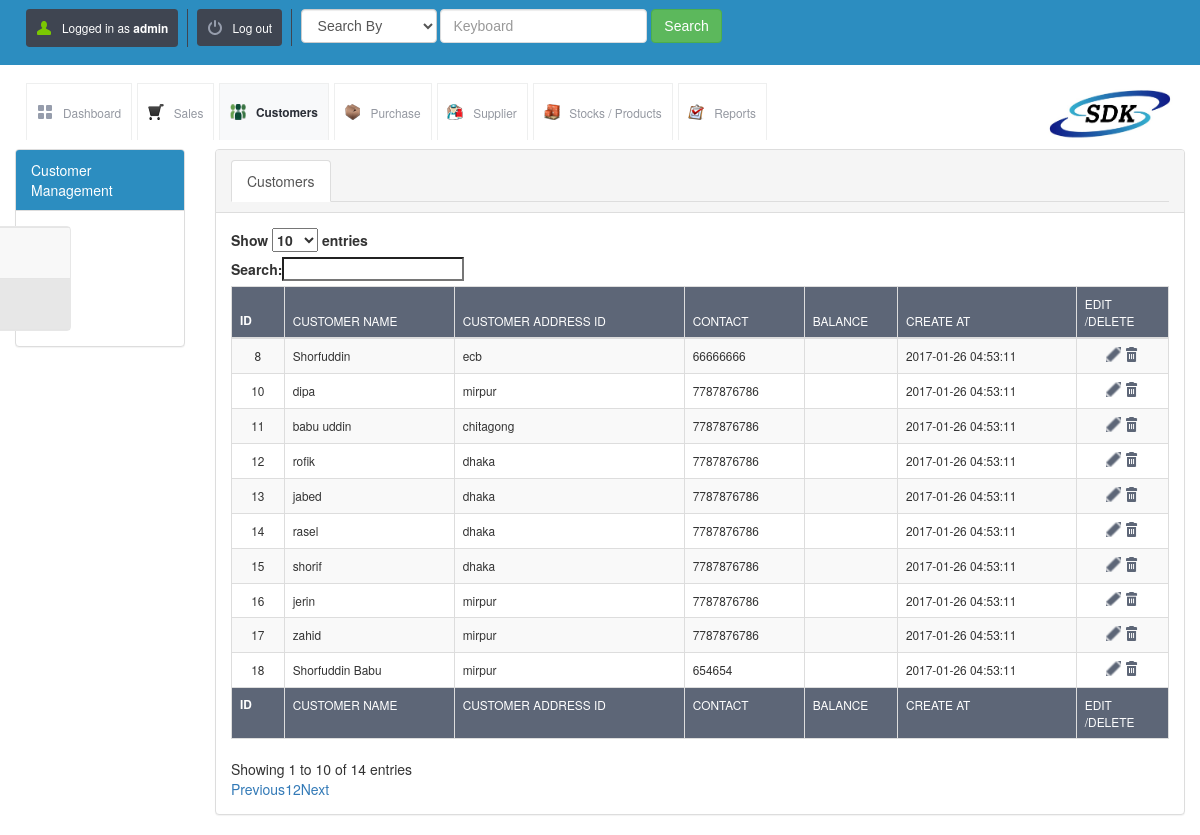
/view_customers.php (signed in), run on the app's committed database.
### tables this page shows
CREATE TABLE `customer_details` (
  `id` int(10) UNSIGNED NOT NULL,
  `customer_name` varchar(200) NOT NULL,
  `customer_address` varchar(500) NOT NULL,
  `customer_contact1` varchar(100) NOT NULL,
  `customer_contact2` varchar(100) DEFAULT NULL,
  `created_at` timestamp NOT NULL DEFAULT CURRENT_TIMESTAMP
);

### config.php (called while the page is built)
<?php $config["database"] = "SDK"; $config["host"]= "localhost";$config["username"]= "root"; $config["password"]= "";?>

### lib/db.class.php (called while the page is built, shortened)
<?php
  class DB
  {
    function DB($base, $server, $user, $pass)
    {
      $this->connection = mysqli_connect($server, $user, $pass, $base);
    }
    function getMicroTime()
    {
      list($msec, $sec) = explode(' ', microtime());
      return floor($sec / 1000) + $msec;
    }
  }
?>

### init.php (called while the page is built, shortened)
<?php
include("lib/db.class.php");
$db = new DB($config['database'], $config['host'], $config['username'], $config['password']);
?>

### view_customers.php (the view, shortened to what this page needs)
<?php include("master_head.php"); ?>
<div class="container-fluid">
    <div class="row">
           <div class="col-md-2">
            <div class="panel panel-default">
              <div class="panel-heading epanel">Customer Management</div>
              <div class="panel-body">
              <nav class="navbar navbar-default sidebar" role="navigation">
                <div class="collapse navbar-collapse" id="bs-sidebar-navbar-collapse-1">
                  <ul class="nav navbar-nav">
                        <li><a href="add_customer.php">Add Customer</a></li>
                        <li class="active"><a href="view_customers.php">View Customers</a></li>
                  </ul>
                </div>
            </nav>
              </div>
            </div>
        </div>
        <div class="col-md-10">
        <div class="panel panel-default">
              <div class="panel-heading">
              <ul class="nav nav-tabs" role="tablist">
                  <li class="active">
                    <a href="#sales" role="tab" data-toggle="tab">Customers</a>
                  </li>
                </ul>
              </div>
              <div class="panel-body">
               <div class="tab-content">
                  <div class="tab-pane active" id="sales">
               <table id="example" class="table table-striped table-bordered dt-responsive nowrap" cellspacing="0" width="100%">
                        <thead>
                        <tr>
                            <th>Id</th>
                            <th>Customer Name</th>
                            <th>Customer Address Id</th>
                            <th>Contact</th>
                            <th>Balance</th>
                            <th>Create at</th>
                            <th>Edit /Delete</th>
                        </tr>
                        </thead>
                        <tfoot>
                        <tr>
                            <th>Id</th>
                            <th>Customer Name</th>
                            <th>Customer Address Id</th>
                            <th>Contact</th>
                            <th>Balance</th>
                            <th>Create at</th>
                            <th>Edit /Delete</th>
                        </tr>
                        </tfoot>
                        <tbody>
                        <?php
                        $sql = "SELECT * FROM customer_details";
                        $result = mysqli_query($db->connection, $sql);
                        while ($row = mysqli_fetch_array($result)) {
                            ?>
                            <tr>
                                <td> <?php echo $row['id']; ?></td>
                                <td><?php echo $row['customer_name']; ?></td>
                                <td> <?php echo $row['customer_address']; ?></td>
                                <td> <?php echo $row['customer_contact1']; ?></td>
                                <td> <?php echo $row['balance']; ?></td>
                                <td> <?php echo $row['created_at']; ?></td>
                                <td>
                                    <a href="update_customer_details.php?sid=<?php echo $row['id']; ?>&table=customer_details&return=view_customers.php"
                                       class="table-actions-button ic-table-edit">
                                    </a>
                                    <a onclick="return confirmSubmit()"
                                       href="delete.php?id=<?php echo $row['id']; ?>&table=customer_details&return=view_customers.php"
                                       class="table-actions-button ic-table-delete"></a>
                                </td>
                            </tr>
                        <?php  } ?>
                        </tbody>
                    </table>
                  </div>
                </div>
              </div>
            </div>
        </div>
    </div>
</div>
</body>
</html>

### css/style.css (style rules this page uses)
*, html, body, div, dl, dt, dd, ul, ol, li, h1, h2, h3, h4, h5, h6, pre, form, label, fieldset, input, p, blockquote, th, td { margin: 0; padding: 0; }
table { border-collapse: collapse; border-spacing: 0; }
address, caption, cite, code, dfn, em, strong, th, var { font-style: normal; font-weight: normal; }
caption, th { text-align: left; }
a { text-decoration: none; }
body { font-size: 1em; }
body, form { font-family: "Droid Sans", Helvetica, Arial, sans-serif; line-height: 1.125em; }
p, .button, form input, ul#nav li ul, ul#tabs, div.side-menu ul li a, table, .information-box, .confirmation-box, .error-box, .error-message, .warning-box, ol, .regular-ul, .custom-ul, blockquote, cite { font-size: 0.85em; }
a { color: #2069b4; }
.ic-table-edit { background-image: url("../images/icons/table/actions-edit.png"); }
.ic-table-delete { background-image: url("../images/icons/table/actions-delete.png"); }
table { width: 100%; margin-bottom: 1.25em; }
table th { background-color: #5d6677; color: white; text-transform: uppercase; padding: 1.25em 0 1.25em 1.25em; border-left: 1px solid #747c8a; }
table tbody td { padding: 0.833em 0 0.833em 1.25em; border-left: 1px solid white; border-bottom: 1px solid #f8f9fa; }
table tbody tr:nth-child(odd) { background-color: #f8f9fa; }
table td:first-child, table th:first-child { width: 4em ; text-align: center; padding: 0; border: none; border-bottom: 1px solid #f8f9fa; }
table td:last-child, table th:last-child { width: 7em; text-align: center; padding: 0; }
a.table-actions-button { width: 1.25em; height: 1.25em; display: inline-block; background-position: center center; }
table.form td:first-child, table th:first-child { width: 4em ; text-align: left; font-weight:900; padding: 0; padding-left: 10px; border: none; border-bottom: 1px solid #f8f9fa; }
table.form td:last-child, table th:last-child { width: 7em; text-align: left; padding: 0; padding-left: 10px; padding: 0; }

### css/estyle.css (style rules this page uses)
body,html { height: 100%; }
nav.sidebar, .main { -webkit-transition: margin 200ms ease-out; -moz-transition: margin 200ms ease-out; -o-transition: margin 200ms ease-out; transition: margin 200ms ease-out; }
@media (min-width: 765px) { nav.sidebar a { padding-right: 13px; } }
@media (min-width: 765px) { nav.sidebar .navbar-nav > li:first-child { border-top: 1px #e5e5e5 solid; } }
@media (min-width: 765px) { nav.sidebar .navbar-nav > li { border-bottom: 1px #e5e5e5 solid; } }
@media (min-width: 765px) { nav.sidebar .navbar-collapse, nav.sidebar .container-fluid { padding: 0 0px 0 0px; } }
@media (min-width: 765px) { nav.sidebar { width: 200px; height: 100%; margin-left: -160px; float: left; margin-bottom: 0px; } }
@media (min-width: 765px) { nav.sidebar li { width: 100%; } }
div.panel-heading.epanel { background-color: #2C8DC0; color: white; }

### data on the page
customer_details: id "8", customer_name "Shorfuddin", customer_address "ecb", customer_contact1 "66666666", created_at "2017-01-26 04:53:11"
customer_details: id "10", customer_name "dipa", customer_address "mirpur", customer_contact1 "7787876786", created_at "2017-01-26 04:53:11"
customer_details: id "11", customer_name "babu uddin", customer_address "chitagong", customer_contact1 "7787876786", created_at "2017-01-26 04:53:11"
customer_details: id "12", customer_name "rofik", customer_address "dhaka", customer_contact1 "7787876786", created_at "2017-01-26 04:53:11"
customer_details: id "13", customer_name "jabed", customer_address "dhaka", customer_contact1 "7787876786", created_at "2017-01-26 04:53:11"
customer_details: id "14", customer_name "rasel", customer_address "dhaka", customer_contact1 "7787876786", created_at "2017-01-26 04:53:11"
customer_details: id "15", customer_name "shorif", customer_address "dhaka", customer_contact1 "7787876786", created_at "2017-01-26 04:53:11"
customer_details: id "16", customer_name "jerin", customer_address "mirpur", customer_contact1 "7787876786", created_at "2017-01-26 04:53:11"
customer_details: id "17", customer_name "zahid", customer_address "mirpur", customer_contact1 "7787876786", created_at "2017-01-26 04:53:11"
customer_details: id "18", customer_name "Shorfuddin Babu", customer_address "mirpur", customer_contact1 "654654", created_at "2017-01-26 04:53:11"

### other printed values
$POSNIC['username'] "admin"
